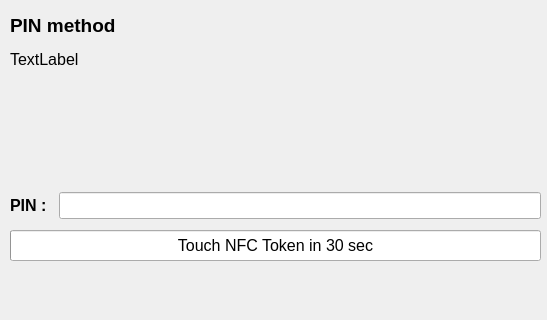
<ui version="4.0" >
 <class>InputPin</class>
 <widget class="QWidget" name="InputPin" >
  <property name="geometry" >
   <rect>
    <x>0</x>
    <y>0</y>
    <width>547</width>
    <height>320</height>
   </rect>
  </property>
  <property name="windowTitle" >
   <string/>
  </property>
  <widget class="QLabel" name="label" >
   <property name="geometry" >
    <rect>
     <x>10</x>
     <y>10</y>
     <width>501</width>
     <height>31</height>
    </rect>
   </property>
   <property name="font" >
    <font>
     <pointsize>14</pointsize>
     <weight>75</weight>
     <bold>true</bold>
    </font>
   </property>
   <property name="text" >
    <string>PIN method</string>
   </property>
  </widget>
  <widget class="QProgressBar" name="progressBar" >
   <property name="geometry" >
    <rect>
     <x>10</x>
     <y>230</y>
     <width>531</width>
     <height>31</height>
    </rect>
   </property>
   <property name="font" >
    <font>
     <pointsize>12</pointsize>
    </font>
   </property>
   <property name="maximum" >
    <number>300</number>
   </property>
   <property name="value" >
    <number>0</number>
   </property>
   <property name="orientation" >
    <enum>Qt::Horizontal</enum>
   </property>
   <property name="format" >
    <string>Touch NFC Token in 30 sec</string>
   </property>
  </widget>
  <widget class="QLabel" name="lblComment" >
   <property name="geometry" >
    <rect>
     <x>10</x>
     <y>50</y>
     <width>521</width>
     <height>121</height>
    </rect>
   </property>
   <property name="font" >
    <font>
     <pointsize>12</pointsize>
    </font>
   </property>
   <property name="text" >
    <string>TextLabel</string>
   </property>
   <property name="alignment" >
    <set>Qt::AlignLeading|Qt::AlignLeft|Qt::AlignTop</set>
   </property>
  </widget>
  <widget class="QWidget" name="horizontalLayout" >
   <property name="geometry" >
    <rect>
     <x>10</x>
     <y>190</y>
     <width>531</width>
     <height>31</height>
    </rect>
   </property>
   <layout class="QHBoxLayout" >
    <property name="margin" >
     <number>0</number>
    </property>
    <property name="spacing" >
     <number>12</number>
    </property>
    <item>
     <widget class="QLabel" name="label_2" >
      <property name="font" >
       <font>
        <pointsize>12</pointsize>
        <weight>75</weight>
        <bold>true</bold>
       </font>
      </property>
      <property name="text" >
       <string>PIN :</string>
      </property>
     </widget>
    </item>
    <item>
     <widget class="QLineEdit" name="lePin" >
      <property name="font" >
       <font>
        <pointsize>12</pointsize>
       </font>
      </property>
     </widget>
    </item>
   </layout>
  </widget>
 </widget>
 <resources/>
 <connections/>
</ui>
